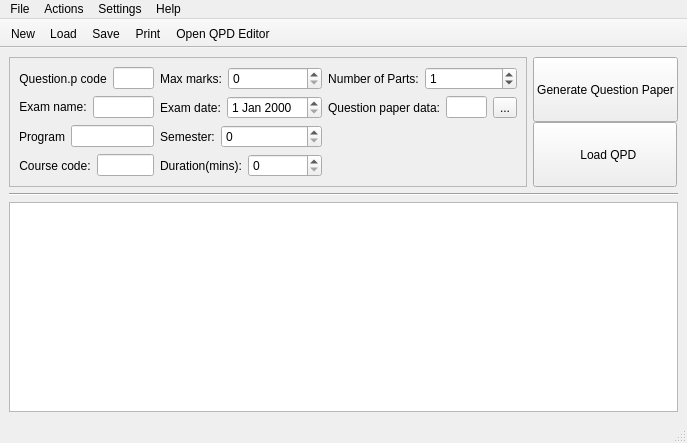
<?xml version="1.0" encoding="UTF-8"?>
<ui version="4.0">
 <class>GeneratorMainWindow</class>
 <widget class="QMainWindow" name="GeneratorMainWindow">
  <property name="geometry">
   <rect>
    <x>0</x>
    <y>0</y>
    <width>687</width>
    <height>443</height>
   </rect>
  </property>
  <property name="sizePolicy">
   <sizepolicy hsizetype="Minimum" vsizetype="Minimum">
    <horstretch>0</horstretch>
    <verstretch>0</verstretch>
   </sizepolicy>
  </property>
  <property name="windowTitle">
   <string>Question Paper Generator</string>
  </property>
  <property name="iconSize">
   <size>
    <width>22</width>
    <height>22</height>
   </size>
  </property>
  <property name="toolButtonStyle">
   <enum>Qt::ToolButtonFollowStyle</enum>
  </property>
  <property name="documentMode">
   <bool>false</bool>
  </property>
  <property name="tabShape">
   <enum>QTabWidget::Rounded</enum>
  </property>
  <widget class="QWidget" name="centralwidget">
   <layout class="QVBoxLayout" name="verticalLayout">
    <item>
     <layout class="QHBoxLayout" name="horizontalLayout">
      <item>
       <widget class="QScrollArea" name="scrollArea">
        <property name="sizePolicy">
         <sizepolicy hsizetype="Minimum" vsizetype="Fixed">
          <horstretch>0</horstretch>
          <verstretch>0</verstretch>
         </sizepolicy>
        </property>
        <property name="minimumSize">
         <size>
          <width>100</width>
          <height>0</height>
         </size>
        </property>
        <property name="maximumSize">
         <size>
          <width>16777215</width>
          <height>300</height>
         </size>
        </property>
        <property name="widgetResizable">
         <bool>true</bool>
        </property>
        <widget class="QWidget" name="scrollAreaWidgetContents">
         <property name="geometry">
          <rect>
           <x>0</x>
           <y>0</y>
           <width>502</width>
           <height>136</height>
          </rect>
         </property>
         <layout class="QGridLayout" name="gridLayout">
          <item row="0" column="2">
           <layout class="QHBoxLayout" name="horizontalLayout_17">
            <item>
             <widget class="QLabel" name="label_15">
              <property name="text">
               <string>Number of Parts:</string>
              </property>
              <property name="alignment">
               <set>Qt::AlignCenter</set>
              </property>
             </widget>
            </item>
            <item>
             <widget class="QSpinBox" name="num_parts_spin_box">
              <property name="sizePolicy">
               <sizepolicy hsizetype="Expanding" vsizetype="Fixed">
                <horstretch>0</horstretch>
                <verstretch>0</verstretch>
               </sizepolicy>
              </property>
              <property name="value">
               <number>1</number>
              </property>
             </widget>
            </item>
           </layout>
          </item>
          <item row="1" column="1">
           <layout class="QHBoxLayout" name="horizontalLayout_6">
            <item>
             <widget class="QLabel" name="label_4">
              <property name="text">
               <string>Exam date:</string>
              </property>
              <property name="alignment">
               <set>Qt::AlignCenter</set>
              </property>
             </widget>
            </item>
            <item>
             <widget class="QDateEdit" name="exam_date_edit">
              <property name="sizePolicy">
               <sizepolicy hsizetype="Expanding" vsizetype="Fixed">
                <horstretch>0</horstretch>
                <verstretch>0</verstretch>
               </sizepolicy>
              </property>
             </widget>
            </item>
           </layout>
          </item>
          <item row="3" column="0">
           <layout class="QHBoxLayout" name="horizontalLayout_4">
            <item>
             <widget class="QLabel" name="label_2">
              <property name="text">
               <string>Course code:</string>
              </property>
              <property name="alignment">
               <set>Qt::AlignCenter</set>
              </property>
             </widget>
            </item>
            <item>
             <widget class="QLineEdit" name="course_code_line_edit"/>
            </item>
           </layout>
          </item>
          <item row="1" column="0">
           <layout class="QHBoxLayout" name="horizontalLayout_2">
            <item>
             <widget class="QLabel" name="label">
              <property name="sizePolicy">
               <sizepolicy hsizetype="Minimum" vsizetype="Fixed">
                <horstretch>0</horstretch>
                <verstretch>0</verstretch>
               </sizepolicy>
              </property>
              <property name="text">
               <string>Exam name:</string>
              </property>
              <property name="alignment">
               <set>Qt::AlignCenter</set>
              </property>
             </widget>
            </item>
            <item>
             <widget class="QLineEdit" name="exam_name_line_edit">
              <property name="sizePolicy">
               <sizepolicy hsizetype="Expanding" vsizetype="Fixed">
                <horstretch>0</horstretch>
                <verstretch>0</verstretch>
               </sizepolicy>
              </property>
             </widget>
            </item>
           </layout>
          </item>
          <item row="0" column="1">
           <layout class="QHBoxLayout" name="horizontalLayout_5">
            <item>
             <widget class="QLabel" name="label_5">
              <property name="text">
               <string>Max marks:</string>
              </property>
              <property name="alignment">
               <set>Qt::AlignCenter</set>
              </property>
             </widget>
            </item>
            <item>
             <widget class="QSpinBox" name="marks_spin_box">
              <property name="sizePolicy">
               <sizepolicy hsizetype="Expanding" vsizetype="Fixed">
                <horstretch>0</horstretch>
                <verstretch>0</verstretch>
               </sizepolicy>
              </property>
              <property name="maximum">
               <number>300</number>
              </property>
             </widget>
            </item>
           </layout>
          </item>
          <item row="3" column="1">
           <layout class="QHBoxLayout" name="horizontalLayout_8">
            <item>
             <widget class="QLabel" name="label_7">
              <property name="text">
               <string>Duration(mins):</string>
              </property>
              <property name="alignment">
               <set>Qt::AlignCenter</set>
              </property>
             </widget>
            </item>
            <item>
             <widget class="QSpinBox" name="duration_spin_box">
              <property name="sizePolicy">
               <sizepolicy hsizetype="Expanding" vsizetype="Fixed">
                <horstretch>0</horstretch>
                <verstretch>0</verstretch>
               </sizepolicy>
              </property>
              <property name="maximum">
               <number>400</number>
              </property>
             </widget>
            </item>
           </layout>
          </item>
          <item row="1" column="2">
           <layout class="QHBoxLayout" name="horizontalLayout_18">
            <item>
             <widget class="QLabel" name="label_16">
              <property name="text">
               <string>Question paper data:</string>
              </property>
              <property name="alignment">
               <set>Qt::AlignCenter</set>
              </property>
             </widget>
            </item>
            <item>
             <widget class="QLineEdit" name="qp_data_line_edit">
              <property name="sizePolicy">
               <sizepolicy hsizetype="Expanding" vsizetype="Fixed">
                <horstretch>0</horstretch>
                <verstretch>0</verstretch>
               </sizepolicy>
              </property>
             </widget>
            </item>
            <item>
             <widget class="QToolButton" name="qp_data_tool_button">
              <property name="sizePolicy">
               <sizepolicy hsizetype="Expanding" vsizetype="Fixed">
                <horstretch>0</horstretch>
                <verstretch>0</verstretch>
               </sizepolicy>
              </property>
              <property name="text">
               <string>...</string>
              </property>
             </widget>
            </item>
           </layout>
          </item>
          <item row="2" column="1">
           <layout class="QHBoxLayout" name="horizontalLayout_7">
            <item>
             <widget class="QLabel" name="label_6">
              <property name="text">
               <string>Semester:</string>
              </property>
              <property name="alignment">
               <set>Qt::AlignCenter</set>
              </property>
             </widget>
            </item>
            <item>
             <widget class="QSpinBox" name="sem_spin_box">
              <property name="sizePolicy">
               <sizepolicy hsizetype="Expanding" vsizetype="Fixed">
                <horstretch>0</horstretch>
                <verstretch>0</verstretch>
               </sizepolicy>
              </property>
             </widget>
            </item>
           </layout>
          </item>
          <item row="2" column="0">
           <layout class="QHBoxLayout" name="horizontalLayout_3">
            <item>
             <widget class="QLabel" name="programLabel">
              <property name="text">
               <string>Program</string>
              </property>
              <property name="alignment">
               <set>Qt::AlignCenter</set>
              </property>
             </widget>
            </item>
            <item>
             <widget class="QLineEdit" name="program_line_edit">
              <property name="sizePolicy">
               <sizepolicy hsizetype="Expanding" vsizetype="Fixed">
                <horstretch>0</horstretch>
                <verstretch>0</verstretch>
               </sizepolicy>
              </property>
             </widget>
            </item>
           </layout>
          </item>
          <item row="0" column="0">
           <layout class="QHBoxLayout" name="horizontalLayout_9">
            <item>
             <widget class="QLabel" name="label_3">
              <property name="text">
               <string>Question.p code</string>
              </property>
              <property name="alignment">
               <set>Qt::AlignCenter</set>
              </property>
             </widget>
            </item>
            <item>
             <widget class="QLineEdit" name="qp_code_line_edit">
              <property name="sizePolicy">
               <sizepolicy hsizetype="Expanding" vsizetype="Fixed">
                <horstretch>0</horstretch>
                <verstretch>0</verstretch>
               </sizepolicy>
              </property>
             </widget>
            </item>
           </layout>
          </item>
         </layout>
        </widget>
       </widget>
      </item>
      <item>
       <layout class="QVBoxLayout" name="verticalLayout_3">
        <property name="spacing">
         <number>0</number>
        </property>
        <item>
         <widget class="QPushButton" name="GenQpPushButton">
          <property name="enabled">
           <bool>true</bool>
          </property>
          <property name="sizePolicy">
           <sizepolicy hsizetype="Fixed" vsizetype="Minimum">
            <horstretch>0</horstretch>
            <verstretch>0</verstretch>
           </sizepolicy>
          </property>
          <property name="text">
           <string>Generate Question Paper</string>
          </property>
         </widget>
        </item>
        <item>
         <widget class="QPushButton" name="LoadQpdPushButton">
          <property name="sizePolicy">
           <sizepolicy hsizetype="Fixed" vsizetype="Minimum">
            <horstretch>0</horstretch>
            <verstretch>0</verstretch>
           </sizepolicy>
          </property>
          <property name="minimumSize">
           <size>
            <width>50</width>
            <height>0</height>
           </size>
          </property>
          <property name="text">
           <string>             Load QPD           </string>
          </property>
         </widget>
        </item>
       </layout>
      </item>
     </layout>
    </item>
    <item>
     <widget class="Line" name="line_2">
      <property name="orientation">
       <enum>Qt::Horizontal</enum>
      </property>
     </widget>
    </item>
    <item>
     <widget class="QListWidget" name="QpdListView"/>
    </item>
   </layout>
  </widget>
  <widget class="QMenuBar" name="menubar">
   <property name="geometry">
    <rect>
     <x>0</x>
     <y>0</y>
     <width>687</width>
     <height>19</height>
    </rect>
   </property>
   <widget class="QMenu" name="menuFile">
    <property name="title">
     <string>File</string>
    </property>
    <addaction name="actionNew_QP"/>
    <addaction name="actionLoad_QP"/>
    <addaction name="actionSave_QP"/>
    <addaction name="actionSave_As"/>
    <addaction name="actionPrint"/>
    <addaction name="separator"/>
    <addaction name="actionQuit"/>
   </widget>
   <widget class="QMenu" name="menuHelp">
    <property name="title">
     <string>Help</string>
    </property>
    <addaction name="actionAbout"/>
   </widget>
   <widget class="QMenu" name="menuActions">
    <property name="title">
     <string>Actions</string>
    </property>
    <addaction name="actionGenerate"/>
    <addaction name="actionPreview"/>
    <addaction name="actionOpen_QPD_Edior"/>
   </widget>
   <widget class="QMenu" name="menuSettings">
    <property name="title">
     <string>Settings</string>
    </property>
    <addaction name="actionPreferences"/>
   </widget>
   <addaction name="menuFile"/>
   <addaction name="menuActions"/>
   <addaction name="menuSettings"/>
   <addaction name="menuHelp"/>
  </widget>
  <widget class="QStatusBar" name="statusbar"/>
  <widget class="QToolBar" name="toolBar">
   <property name="windowTitle">
    <string>toolBar</string>
   </property>
   <property name="movable">
    <bool>false</bool>
   </property>
   <property name="toolButtonStyle">
    <enum>Qt::ToolButtonIconOnly</enum>
   </property>
   <attribute name="toolBarArea">
    <enum>TopToolBarArea</enum>
   </attribute>
   <attribute name="toolBarBreak">
    <bool>false</bool>
   </attribute>
   <addaction name="actionNew_QP"/>
   <addaction name="actionLoad_QP"/>
   <addaction name="actionSave_QP"/>
   <addaction name="actionPrint"/>
   <addaction name="actionOpen_QPD_Edior"/>
  </widget>
  <action name="actionNew_QP">
   <property name="icon">
    <iconset resource="resources/icons.qrc">
     <normaloff>:/icons/new_qp.png</normaloff>:/icons/new_qp.png</iconset>
   </property>
   <property name="text">
    <string>New</string>
   </property>
  </action>
  <action name="actionLoad_QP">
   <property name="icon">
    <iconset resource="resources/icons.qrc">
     <normaloff>:/icons/open_qp.png</normaloff>:/icons/open_qp.png</iconset>
   </property>
   <property name="text">
    <string>Load</string>
   </property>
  </action>
  <action name="actionSave_QP">
   <property name="icon">
    <iconset resource="resources/icons.qrc">
     <normaloff>:/icons/save_qp.png</normaloff>:/icons/save_qp.png</iconset>
   </property>
   <property name="text">
    <string>Save</string>
   </property>
  </action>
  <action name="actionSave_As">
   <property name="text">
    <string>Save As</string>
   </property>
  </action>
  <action name="actionQuit">
   <property name="text">
    <string>Quit</string>
   </property>
  </action>
  <action name="actionAbout">
   <property name="text">
    <string>About</string>
   </property>
  </action>
  <action name="actionGenerate">
   <property name="text">
    <string>Generate into...</string>
   </property>
  </action>
  <action name="actionPreview">
   <property name="text">
    <string>Preview</string>
   </property>
  </action>
  <action name="actionPreferences">
   <property name="text">
    <string>Preferences</string>
   </property>
  </action>
  <action name="actionPrint">
   <property name="icon">
    <iconset resource="resources/icons.qrc">
     <normaloff>:/icons/print_qp.png</normaloff>:/icons/print_qp.png</iconset>
   </property>
   <property name="text">
    <string>Print</string>
   </property>
  </action>
  <action name="actionOpen_QPD_Edior">
   <property name="icon">
    <iconset resource="resources/icons.qrc">
     <normaloff>:/icons/qpd_open.png</normaloff>:/icons/qpd_open.png</iconset>
   </property>
   <property name="text">
    <string>Open QPD Editor</string>
   </property>
  </action>
 </widget>
 <resources>
  <include location="resources/icons.qrc"/>
 </resources>
 <connections/>
</ui>
